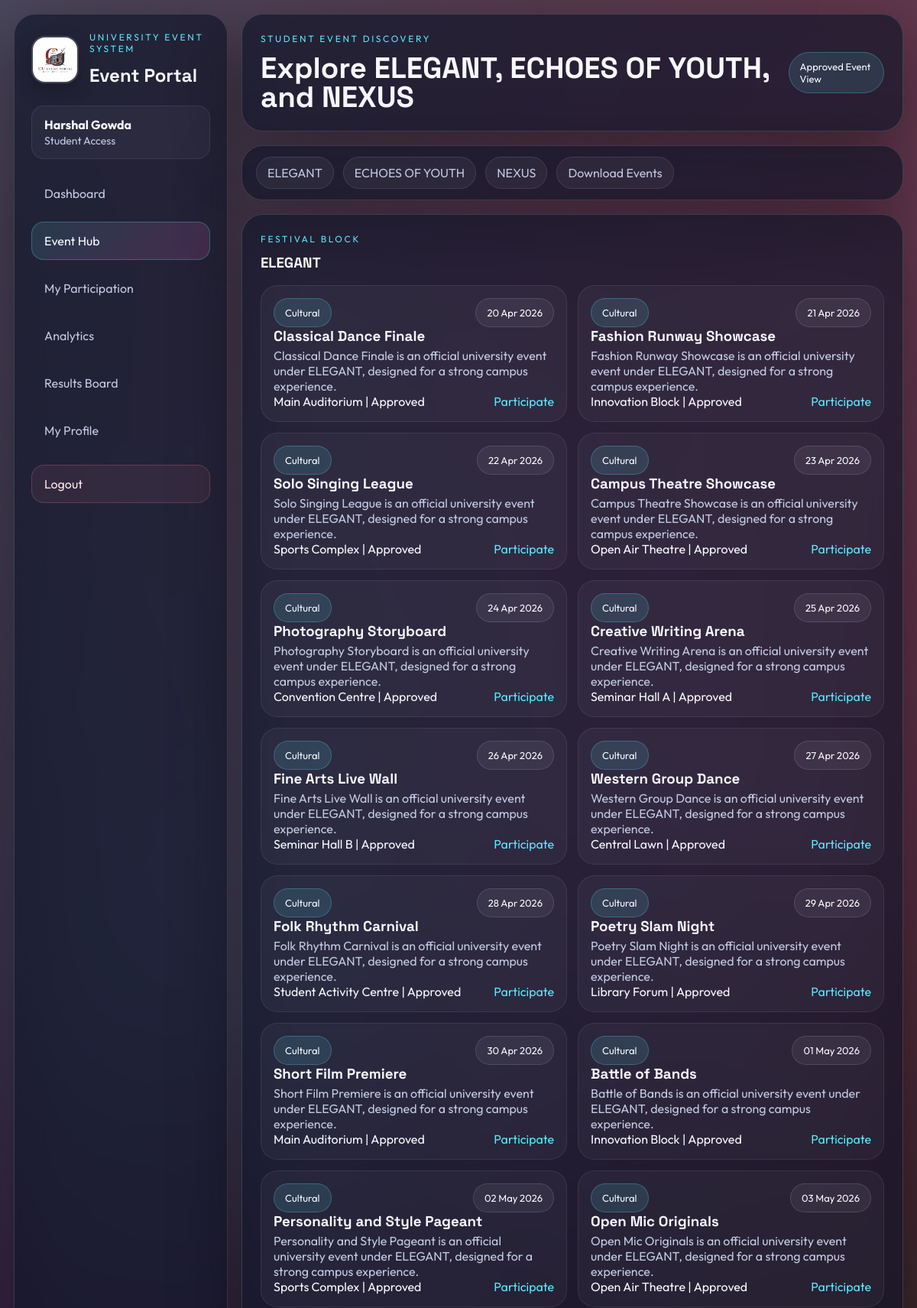
The app's page /events (signed in, upper part) with its own data.
### tables this page shows
CREATE TABLE app_settings (
            setting_key TEXT PRIMARY KEY,
            setting_value TEXT
        );

CREATE TABLE portal_users (
            user_id INTEGER PRIMARY KEY AUTOINCREMENT,
            full_name TEXT NOT NULL,
            mobile TEXT UNIQUE NOT NULL,
            password_hash TEXT NOT NULL,
            role TEXT NOT NULL DEFAULT 'student',
            department_name TEXT,
            registration_number TEXT UNIQUE,
            participant_id INTEGER,
            created_at TIMESTAMP DEFAULT CURRENT_TIMESTAMP
        );

CREATE TABLE events (
            event_id INTEGER PRIMARY KEY AUTOINCREMENT,
            event_name TEXT NOT NULL,
            department_id INTEGER,
            category_id INTEGER,
            event_date TEXT,
            venue TEXT,
            description TEXT,
            organizer_name TEXT NOT NULL,
            is_competition INTEGER DEFAULT 0,
            status TEXT NOT NULL DEFAULT 'Approved',
            requested_by INTEGER,
            created_by INTEGER,
            created_at TIMESTAMP DEFAULT CURRENT_TIMESTAMP
        , parent_festival TEXT DEFAULT 'NEXUS');

CREATE TABLE categories (
            category_id INTEGER PRIMARY KEY AUTOINCREMENT,
            category_name TEXT UNIQUE NOT NULL,
            created_at TIMESTAMP DEFAULT CURRENT_TIMESTAMP
        );

### app.py (the view, shortened to what this page needs)
@app.route("/events", methods=["GET", "POST"])
@login_required
def events():
    user = get_current_user()
    edit_id = request.args.get("edit_id", type=int)
    edit_event = fetch_single("events", where="event_id = ?", params=[edit_id]) if edit_id and user["role"] == "host" else None
    all_events = enrich_events(fetch_table("events", order_by="event_date"))
    visible_events = visible_events_for(user, include_pending_for_host=user["role"] == "host")
    pending_requests = [event for event in all_events if event["status"] == "Pending"]
    return render_template(
        "events.html",
        active_page="events",
        events=visible_events,
        all_events=all_events,
        departments=get_departments(),
        categories=get_categories(),
        pending_requests=pending_requests,
        edit_event=edit_event,
        event_groups=events_grouped_by_festival(visible_events),
        can_request=can_request_event(user),
    )

### app.py (called while the page is built)
def get_connection():
    connection = sqlite3.connect(DB_PATH)
    connection.row_factory = sqlite3.Row
    return connection

def fetch_table(table_name, order_by=None, descending=False, where=None, params=None):
    connection = get_connection()
    query = f"SELECT * FROM {table_name}"
    values = params or []
    if where:
        query += f" WHERE {where}"
    if order_by:
        direction = "DESC" if descending else "ASC"
        query += f" ORDER BY {order_by} {direction}"
    rows = [dict(row) for row in connection.execute(query, values).fetchall()]
    connection.close()
    return rows

def fetch_single(table_name, where=None, params=None):
    rows = fetch_table(table_name, where=where, params=params)
    return rows[0] if rows else None

def get_setting(setting_key, default_value=None):
    row = fetch_single("app_settings", where="setting_key = ?", params=[setting_key])
    return row["setting_value"] if row else default_value

def get_departments():
    return fetch_table("departments", order_by="department_name")

def get_categories():
    return fetch_table("categories", order_by="category_name")

def get_department_map():
    return {row["department_id"]: row["department_name"] for row in get_departments()}

def get_category_map():
    return {row["category_id"]: row["category_name"] for row in get_categories()}

def get_current_user():
    if "user_id" not in session:
        return None
    return fetch_single("portal_users", where="user_id = ?", params=[session["user_id"]])

def get_admin_contact_number():
    configured_number = os.getenv("ADMIN_CONTACT_NUMBER")
    if configured_number:
        return configured_number
    host_user = fetch_single("portal_users", where="role = ?", params=["host"])
    return host_user["mobile"] if host_user and host_user.get("mobile") else "9000000000"

def login_required(view):
    @wraps(view)
    def wrapped_view(*args, **kwargs):
        if "user_id" not in session:
            flash("Please login to access the portal.", "danger")
            return redirect(url_for("home"))
        return view(*args, **kwargs)
    return wrapped_view

def can_request_event(user):
    return bool(user and user.get("role") in EVENT_REQUEST_ROLES)

def format_date_label(raw_value):
    if not raw_value:
        return "Date to be announced"
    try:
        return datetime.strptime(str(raw_value), "%Y-%m-%d").strftime("%d %b %Y")
    except ValueError:
        return str(raw_value)

### templates/events.html (shortened to what this page needs)
{% extends 'base.html' %}
{% block content %}
<section class="page-header glass-panel">
  <div>
    <p class="eyebrow">{{ 'Host event authority' if current_user.role == 'host' else 'Student event discovery' }}</p>
    <h1>{{ 'Create and Approve Festival Events' if current_user.role == 'host' else 'Explore ELEGANT, ECHOES OF YOUTH, and NEXUS' }}</h1>
  </div>
  <span class="status-badge">{{ 'Host Control Enabled' if current_user.role == 'host' else 'Approved Event View' }}</span>
</section>
<section class="bubble-bar glass-panel">
  {% for festival_name in festival_names %}
  <a href="#festival-{{ festival_name|replace(' ', '-') }}" class="bubble-link">{{ festival_name }}</a>
  {% endfor %}
  <a href="{{ url_for('download_scope', scope='events') }}" class="bubble-link">Download Events</a>
</section>
{% for festival_name, rows in event_groups.items() %}
<section id="festival-{{ festival_name|replace(' ', '-') }}" class="content-card glass-panel">
  <div class="section-head">
    <div>
      <p class="eyebrow">Festival block</p>
      <h3>{{ festival_name }}</h3>
    </div>
  </div>
  <div class="event-showcase">
    {% for event in rows %}
    <div class="event-card">
      <div class="event-meta">
        <span class="status-badge">{{ event.category_label }}</span>
        <span class="status-badge subtle">{{ event.event_date_label }}</span>
      </div>
      <h3>{{ event.event_name }}</h3>
      <p>{{ event.description }}</p>
      <div class="event-footer">
        <span>{{ event.venue or 'Campus venue' }} | {{ event.status }}</span>
        {% if current_user.role == 'host' %}
        <a href="{{ url_for('events', edit_id=event.event_id) }}" class="inline-link">Edit</a>
        {% else %}
        <a href="{{ url_for('participations', festival=festival_name) }}" class="inline-link">Participate</a>
        {% endif %}
      </div>
    </div>
    {% else %}
    <div class="empty-state">No events in this festival.</div>
    {% endfor %}
  </div>
</section>
{% endfor %}
{% endblock %}

### templates/base.html (shortened to what this page needs)
<!DOCTYPE html>
<html lang="en">
<head>
  <link rel="stylesheet" href="{{ url_for('static', filename='css/style.css') }}">
</head>
<body class="app-body {% if page_effect == 'celebration' %}celebration-page{% endif %}">
  <div class="rainbow-orbit"></div>
  <div class="aurora-layer aurora-one"></div>
  <div class="aurora-layer aurora-two"></div>
  <div class="grain-layer"></div>
  <div class="confetti-layer" id="confetti-layer"></div>
  <div class="portal-shell">
    <aside class="sidebar glass-panel">
      <div>
        <div class="brand-lockup">
          {% if public_logo %}
          <img src="{{ url_for('static', filename=public_logo) }}" alt="Portal logo" class="sidebar-logo">
          {% else %}
          <div class="brand-icon">CE</div>
          {% endif %}
          <div>
            <p class="eyebrow">University Event System</p>
            <h2>Event Portal</h2>
          </div>
        </div>
        {% if current_user %}
        <div class="user-chip">
          <strong>{{ current_user.full_name }}</strong>
          <span>{{ 'Host Access' if current_user.role == 'host' else 'Student Access' }}</span>
        </div>
        {% endif %}
        <nav class="nav-list">
          <a href="{{ url_for('dashboard') }}" class="nav-item {% if active_page == 'dashboard' %}active{% endif %}">Dashboard</a>
          <a href="{{ url_for('events') }}" class="nav-item {% if active_page == 'events' %}active{% endif %}">{{ 'Event Control' if current_user and current_user.role == 'host' else 'Event Hub' }}</a>
          <a href="{{ url_for('participations') }}" class="nav-item {% if active_page == 'participations' %}active{% endif %}">{{ 'Participation Control' if current_user and current_user.role == 'host' else 'My Participation' }}</a>
          <a href="{{ url_for('analytics') }}" class="nav-item {% if active_page == 'analytics' %}active{% endif %}">Analytics</a>
          <a href="{{ url_for('results') }}" class="nav-item {% if active_page == 'results' %}active{% endif %}">{{ 'Manage Results' if current_user and current_user.role == 'host' else 'Results Board' }}</a>
          {% if current_user and current_user.role != 'host' %}
          <a href="{{ url_for('profile') }}" class="nav-item {% if active_page == 'profile' %}active{% endif %}">My Profile</a>
          {% endif %}
          <a href="{{ url_for('logout') }}" class="nav-item nav-item-logout">Logout</a>
        </nav>
      </div>
    </aside>
    <main class="content-area">
      {% block content %}{% endblock %}
    </main>
  </div>
</body>
</html>

### records on screen
app_settings: setting_value (picture)
portal_users: full_name "Harshal Gowda", role "Student Access", role "Event Hub", role "My Participation", role "Results Board", role "STUDENT EVENT DISCOVERY", role "Explore ELEGANT, ECHOES OF YOUTH, and NEXUS", role "Approved Event View"
events: category_label "Cultural", event_date_label "20 Apr 2026", event_name "Classical Dance Finale", description "Classical Dance Finale is an official university event under ELEGANT, designed for a strong campus experience.", venue "Main Auditorium", status "Approved"
events: category_label "Cultural", event_date_label "21 Apr 2026", event_name "Fashion Runway Showcase", description "Fashion Runway Showcase is an official university event under ELEGANT, designed for a strong campus experience.", venue "Innovation Block", status "Approved"
events: category_label "Cultural", event_date_label "22 Apr 2026", event_name "Solo Singing League", description "Solo Singing League is an official university event under ELEGANT, designed for a strong campus experience.", venue "Sports Complex", status "Approved"
events: category_label "Cultural", event_date_label "23 Apr 2026", event_name "Campus Theatre Showcase", description "Campus Theatre Showcase is an official university event under ELEGANT, designed for a strong campus experience.", venue "Open Air Theatre", status "Approved"
events: category_label "Cultural", event_date_label "24 Apr 2026", event_name "Photography Storyboard", description "Photography Storyboard is an official university event under ELEGANT, designed for a strong campus experience.", venue "Convention Centre", status "Approved"
events: category_label "Cultural", event_date_label "25 Apr 2026", event_name "Creative Writing Arena", description "Creative Writing Arena is an official university event under ELEGANT, designed for a strong campus experience.", venue "Seminar Hall A", status "Approved"
events: category_label "Cultural", event_date_label "26 Apr 2026", event_name "Fine Arts Live Wall", description "Fine Arts Live Wall is an official university event under ELEGANT, designed for a strong campus experience.", venue "Seminar Hall B", status "Approved"
events: category_label "Cultural", event_date_label "27 Apr 2026", event_name "Western Group Dance", description "Western Group Dance is an official university event under ELEGANT, designed for a strong campus experience.", venue "Central Lawn", status "Approved"
events: category_label "Cultural", event_date_label "28 Apr 2026", event_name "Folk Rhythm Carnival", description "Folk Rhythm Carnival is an official university event under ELEGANT, designed for a strong campus experience.", venue "Student Activity Centre", status "Approved"
events: category_label "Cultural", event_date_label "29 Apr 2026", event_name "Poetry Slam Night", description "Poetry Slam Night is an official university event under ELEGANT, designed for a strong campus experience.", venue "Library Forum", status "Approved"
categories: category_label "Cultural"
events: event_name "Short Film Premiere", description "Short Film Premiere is an official university event under ELEGANT, designed for a strong campus experience.", venue "Main Auditorium", status "Approved"
events: category_label "Cultural", event_date_label "01 May 2026", event_name "Battle of Bands", description "Battle of Bands is an official university event under ELEGANT, designed for a strong campus experience.", venue "Innovation Block", status "Approved"
events: category_label "Cultural", event_date_label "02 May 2026", event_name "Personality and Style Pageant", description "Personality and Style Pageant is an official university event under ELEGANT, designed for a strong campus experience.", venue "Sports Complex", status "Approved"
events: category_label "Cultural", event_date_label "03 May 2026", event_name "Open Mic Originals", description "Open Mic Originals is an official university event under ELEGANT, designed for a strong campus experience.", venue "Open Air Theatre", status "Approved"

### other values on screen
{{ festival_name }} "ELEGANT" "ECHOES OF YOUTH" "NEXUS"
{{ festival_name }} "ELEGANT"
{{ event.event_date_label }} "30 Apr 2026"
